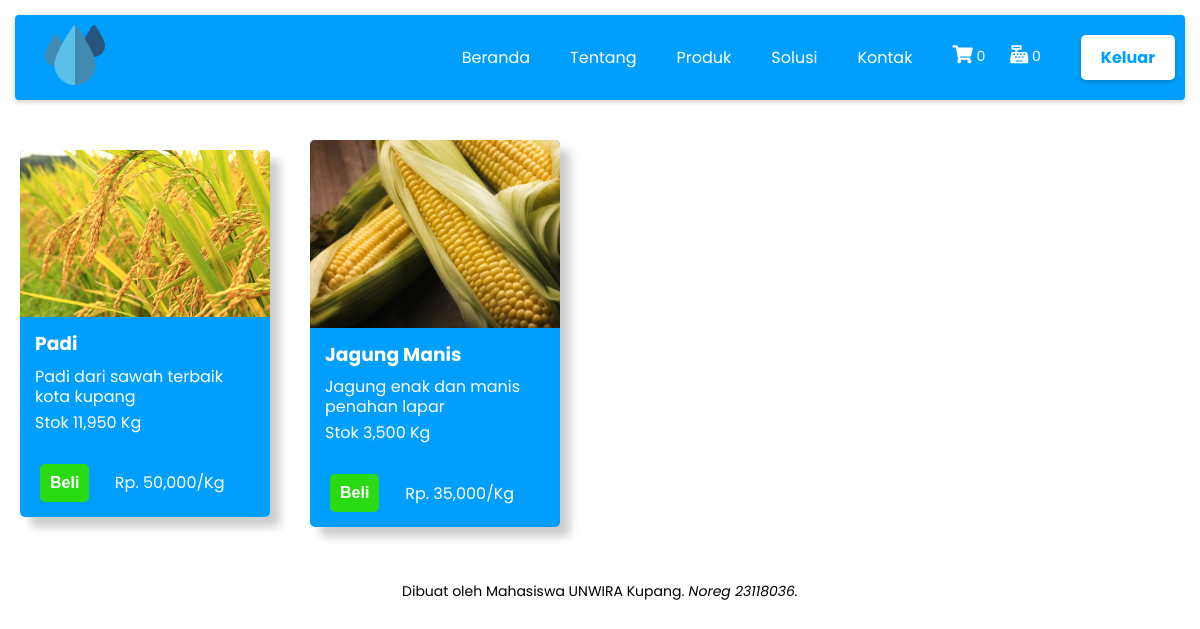
Screenshot of /produk.php (signed in) with the database file from the repository.
### tables this page shows
CREATE TABLE `penjualan` (
  `id_penjualan` int(11) NOT NULL,
  `id_produk` int(11) NOT NULL,
  `id_user` int(11) NOT NULL,
  `harga` int(11) NOT NULL,
  `tgl_jual` date NOT NULL
);

CREATE TABLE `produk_pangan` (
  `id_produk` int(11) NOT NULL,
  `id_user` int(11) NOT NULL,
  `img` varchar(60) NOT NULL,
  `nama_produk` varchar(100) NOT NULL,
  `ket_produk` text NOT NULL DEFAULT 'Belum ada.',
  `id_kategori` int(11) NOT NULL,
  `stok` int(11) NOT NULL DEFAULT 0,
  `tgl_masuk` date NOT NULL
);

### produk.php (the view, shortened to what the rows shown need)
<?php if(!isset($_SESSION)){session_start();}
    require_once('controller/script.php');
?>
<!DOCTYPE html>
<html lang="id">
    <head>
        <?php require_once('application/akses/header.php')?>
    </head>
    <body id="page-top">
        <div class="container-fluid">
            <main>
                <?php if(isset($_SESSION['id-user']) || isset($_SESSION['id-role'])){if($_SESSION['id-role']==2){?>
                    <div class="sambutan">
                        <h1>Selamat datang kembali <?= $_SESSION['nama-user']?></h1>
                        <?php if(isset($_SESSION['pesan-produk'])){?>
                            <form action="" method="POST">
                                <div class="cards-container" style="margin: 0;padding: 0;margin-top: -20px;margin-bottom: -10px;">
                                    <div class="pesan-sukses">
                                        <p><?= $_SESSION['pesan-produk'];?></p>
                                    </div>
                                    <button type="submit" name="dispose-produk" class="btn-dispose">X</button>
                                </div>
                            </form>
                        <?php }?>
                    </div>
                    <div class="cards-container">
                        <div class="card-data">
                            <h5>Masukan produk</h5>
                            <div class="card-data-container" style="margin-bottom: 45px; margin-top: -10px">
                                <form action="" method="POST">
                                    <button type="submit" name="masukan-produk">View</button>
                                </form>
                                <i class="fas fa-edit"></i>
                            </div>
                        </div>
                        <div class="card-data">
                            <h5>Data produk</h5>
                            <div class="card-data-container" style="margin-bottom: 15px">
                                <div class="jumlah-data"><?= $counts_produk?></div>
                                <i class="fas fa-boxes"></i>
                            </div>
                            <form action="" method="POST">
                                <button type="submit" name="data-produk">View</button>
                            </form>
                        </div>
                    </div>
                    <?php if(isset($_POST['masukan-produk'])){?>
                    <article id="masukan-produk">
                        <h4>Masukan produk</h4>
                        <form action="" method="POST">
                            <div class="form-group-pd f-edit">
                                <label>Produk</label>
                                <input type="text" name="nama-produk" required>
                            </div>
                            <div class="form-group-pd f-edit">
                                <label>Keterangan Produk</label>
                                <textarea name="ket-produk" cols="30" rows="5" required></textarea>
                            </div>
                            <div class="form-group-pd f-edit">
                                <label>Kategori</label>
                                <select name="id-kategori" required>
                                    <option>Pilih Kategori</option>
                                    <?php foreach($kategori as $row):?>
                                    <option value="<?= $row['id_kategori']?>"><?= $row['nama_kategori']?></option>
                                    <?php endforeach;?>
                                </select>
                            </div>
                            <div class="form-group-pd f-edit">
                                <label>Stok (per kg)</label>
                                <input type="number" name="stok" required>
                            </div>
                            <div class="form-group-pd f-edit">
                                <button type="submit" name="input-produk">Masukan Data</button>
                            </div>
                        </form>
                    </article>
                    <?php }?>
                    <div class="cards-container">
                        <?php if(isset($_POST['data-produk'])){?>
                        <article id="data-produk">
                            <h4>Data produk</h4>
                            <table>
                                <thead>
                                    <tr>
                                        <th>No</th>
                                        <th>Nama produk</th>
                                        <th>Ket produk</th>
                                        <th>Kategori</th>
                                        <th>Stok</th>
                                        <th>Tgl masuk</th>
                                        <th colspan="2">Aksi</th>
                                    </tr>
                                </thead>
                                <tbody>
                                    <?php $no=1; if(mysqli_num_rows($produk_pangan)==0){?>
                                    <tr>
                                        <th colspan="10">Belum ada data yang dapat dilampirkan.</th>
                                    </tr>
                                    <?php }else if(mysqli_num_rows($produk_pangan)>0){while($row=mysqli_fetch_assoc($produk_pangan)){?>
                                    <tr>
                                        <th><?= $no?></th>
                                        <td><?= $row['nama_produk']?></td>
                                        <td><?= $row['ket_produk']?></td>
                                        <td><?= $row['nama_kategori']?></td>
                                        <td><?= $row['stok']?></td>
                                        <td><?= $row['tgl_masuk']?></td>
                                        <td><form action="" method="POST">
                                            <input type="hidden" name="id-produk" value="<?= $row['id_produk']?>">
                                            <button type="submit" name="edit-produk" class="btn-warning"><i class="fas fa-pen"></i> Ubah</button>
                                        </form></td>
                                        <td><form action="" method="POST">
                                            <input type="hidden" name="id-produk" value="<?= $row['id_produk']?>">
                                            <button type="submit" name="hapus-produk" class="btn-danger"><i class="fas fa-trash"></i> Hapus</button>
                                        </form></td>
                                    </tr>
                                    <?php $no++;}}?>
                                </tbody>
                            </table>
                        </article>
                        <?php }if(isset($_POST['edit-produk'])){?>
                        <article id="masukan-produk">
                            <h4>Edit produk</h4>
                            <?php foreach($view_produk_pangan as $row):?>
                            <form action="" method="POST">
                                <div class="form-group-pd f-edit">
                                    <label>Produk</label>
                                    <input type="text" name="nama-produk" value="<?= $row['nama_produk']?>" required>
                                </div>
                                <div class="form-group-pd f-edit">
                                    <label>Keterangan Produk</label>
                                    <textarea name="ket-produk" cols="30" rows="5" required><?= $row['ket_produk']?></textarea>
                                </div>
                                <div class="form-group-pd f-edit">
                                    <label>Kategori</label>
                                    <select name="id-kategori" required>
                                        <option>Pilih Kategori</option>
                                        <?php foreach($kategori as $row1):?>
                                        <option value="<?= $row1['id_kategori']?>"><?= $row1['nama_kategori']?></option>
                                        <?php endforeach;?>
                                    </select>
                                </div>
                                <div class="form-group-pd f-edit">
                                    <label>Stok (per kg)</label>
                                    <input type="number" name="stok" value="<?= $row['stok']?>" required>
                                </div>
                                <div class="form-group-pd f-edit">
                                    <input type="hidden" name="id-produk" value="<?= $row['id_produk']?>">
                                    <button type="submit" name="ubah-produk">Ubah Data</button>
                                </div>
                            </form>
                            <?php endforeach;?>
                        </article>
                        <?php }?>
                    </div>
                <?php }else if($_SESSION['id-role']==3){?>
                    <div class="cards-container">
                        <div class="cards" style="width: 100%">
                            <?php if(mysqli_num_rows($penjualan)==0){?>
                            <p>Belum ada data yang dapat dilampirkan.</p>
                            <?php }else if(mysqli_num_rows($penjualan)>0){while($row=mysqli_fetch_assoc($penjualan)){?>
                            <div class="card card1">
                                <div class="card-container">
                                    <img src="assets/img/produk/<?= $row['img']?>" alt="">
                                </div>
                                <div class="details">
                                    <h3><?= $row['nama_produk']?></h3>
                                    <p><?= $row['ket_produk']?></p>
                                    <p>Stok <?= number_format($row['stok'])?> Kg</p>
                                </div>
                                <div class="pembelian">
                                    <div class="d-flex">
                                        <form action="" method="POST">
                                            <button type="submit" name="beli-produk" class="btn-success">Beli</button>
                                        </form>
                                        <p>Rp. <?= number_format($row['harga'])?>/Kg</p>
                                    </div>
                                </div>
                            </div>
                            <?php }}?>
                        </div>
                    </div>
                <?php }}?>
            </main>
        </div>
    </body>
</html>

### rows the page displays
penjualan: id_produk.img (picture), id_produk.nama_produk "Padi", id_produk.ket_produk "Padi dari sawah terbaik kota kupang", id_produk.stok "11,950", harga "50,000"
penjualan: id_produk.img (picture), id_produk.nama_produk "Jagung Manis", id_produk.ket_produk "Jagung enak dan manis penahan lapar", id_produk.stok "3,500", harga "35,000"

### other values shown
$counts_keranjang "0"
$counts_checkout "0"
